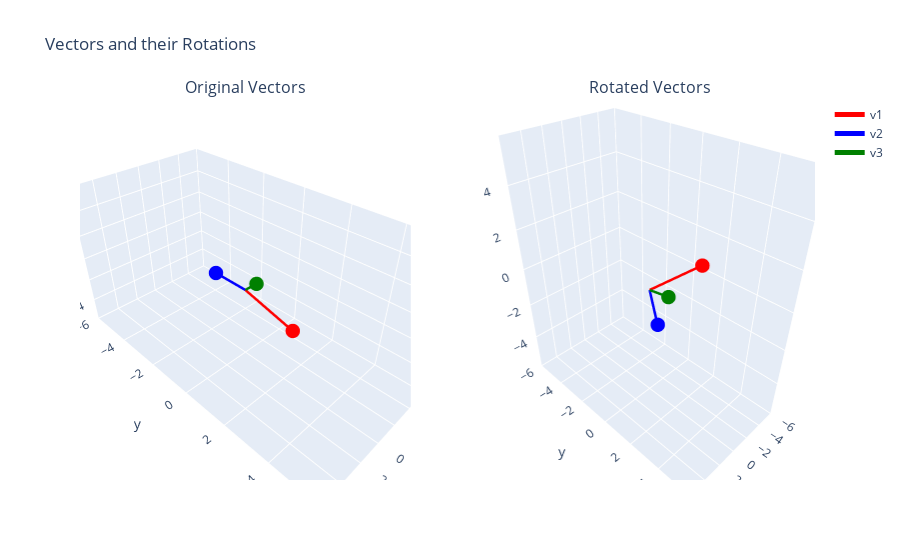

The notebook cell this image was saved under:
### Markdown cell above
Let's start with a brief introduction to 3D rotations.

**Rotations**: A rotation in 3 dimensions can be described by a 3x3 orthogonal matrix $\R$:
$$
\R^T \R = \R \R^T = \mathbb{I}
$$
such that the determinant of $\R$ is 1.

The group of all $3 \times 3$ matrices with determinant $1$ is called $SO(3)$, the special orthogonal group.

The group of all $3 \times 3$ matrices with determinant $1$ or $-1$ is called $O(3)$, the orthogonal group. 

It turns out that every orthogonal matrix in 3 dimensions is either a rotation (ie has determinant 1), or is a product of a rotation and the inversion $-I$:
$$
-I = \begin{pmatrix}
-1 & 0 & 0 \\
0 & -1 & 0 \\
0 & 0 & -1
\end{pmatrix}
$$
which is a reflection through the origin.

Often, people use the term "improper rotation" to refer to a rotation followed by a reflection, ie a matrix in $O(3)$ with determinant $-1$. Here, we will use the term "rotation" to refer to a matrix in $SO(3)$.

### Code cell
# Plot three vectors, and rotate / invert them.
# Define two vectors
v1 = np.asarray([2, 3, 1])
v2 = np.asarray([1, -1, 1])
v3 = np.asarray([1, 1, 2])

# Create a random rotation.
key = jax.random.PRNGKey(0) # Key for random number generation.
R = e3nn.rand_matrix(key)

# Create a list of vectors
vectors = [v1, v2, v3]
names = ['v1', 'v2', 'v3']
rotated_vectors = [R @ vec for vec in vectors]
rotated_names = ['R v1', 'R v2', 'R v3']

colors = ['red', 'blue', 'green']

# Create the 3D scatter plot
fig = plotly.subplots.make_subplots(
    rows=1, cols=2,
    specs=[[{'type': 'scene'}, {'type': 'scene'}]],
    subplot_titles=("Original Vectors", "Rotated Vectors"),
)

for col, [vectors_list, names_list] in enumerate(zip([vectors, rotated_vectors], [names, rotated_names]), start=1):
    for vec, color, name in zip(vectors_list, colors, names_list):
        # Plot the vectors
        fig.add_trace(go.Scatter3d(
            x=[0, vec[0]],
            y=[0, vec[1]],
            z=[0, vec[2]],
            mode='lines',
            line=dict(width=5, color=color),
            name=name,
            showlegend=(col == 1),
        ), row=1, col=col)

        # Add dots at the end of each vector
        fig.add_trace(go.Scatter3d(
            x=[vec[0]],
            y=[vec[1]],
            z=[vec[2]],
            mode='markers',
            marker=dict(size=5, color=color),
            name=name + ' endpoint',
            showlegend=False
        ), row=1, col=col)


fig.update_layout(title_text="Vectors and their Rotations")
fig.update_layout(scene=dict(
    xaxis=dict(range=[-6, 6]),
    yaxis=dict(range=[-6, 6]),
    zaxis=dict(range=[-6, 6]),
))
fig.update_layout(scene2=dict(
    xaxis=dict(range=[-6, 6]),
    yaxis=dict(range=[-6, 6]),
    zaxis=dict(range=[-6, 6]),
))

# Show the plot
fig.show()

### Figure 1 — Plotly figure (JSON) as saved in the notebook; plotly's stock layout.template omitted (floating-point values rounded to 4 significant figures)
{"data": [{"line": {"color": "red", "width": 5}, "mode": "lines", "name": "v1", "scene": "scene", "showlegend": true, "type": "scatter3d", "x": [0, 2], "y": [0, 3], "z": [0, 1]}, {"marker": {"color": "red", "size": 5}, "mode": "markers", "name": "v1 endpoint", "scene": "scene", "showlegend": false, "type": "scatter3d", "x": [2], "y": [3], "z": [1]}, {"line": {"color": "blue", "width": 5}, "mode": "lines", "name": "v2", "scene": "scene", "showlegend": true, "type": "scatter3d", "x": [0, 1], "y": [0, -1], "z": [0, 1]}, {"marker": {"color": "blue", "size": 5}, "mode": "markers", "name": "v2 endpoint", "scene": "scene", "showlegend": false, "type": "scatter3d", "x": [1], "y": [-1], "z": [1]}, {"line": {"color": "green", "width": 5}, "mode": "lines", "name": "v3", "scene": "scene", "showlegend": true, "type": "scatter3d", "x": [0, 1], "y": [0, 1], "z": [0, 2]}, {"marker": {"color": "green", "size": 5}, "mode": "markers", "name": "v3 endpoint", "scene": "scene", "showlegend": false, "type": "scatter3d", "x": [1], "y": [1], "z": [2]}, {"line": {"color": "red", "width": 5}, "mode": "lines", "name": "R v1", "scene": "scene2", "showlegend": false, "type": "scatter3d", "x": [0, -0.3718], "y": [0, 2.95], "z": [0, 2.271]}, {"marker": {"color": "red", "size": 5}, "mode": "markers", "name": "R v1 endpoint", "scene": "scene2", "showlegend": false, "type": "scatter3d", "x": [-0.3718], "y": [2.95], "z": [2.271]}, {"line": {"color": "blue", "width": 5}, "mode": "lines", "name": "R v2", "scene": "scene2", "showlegend": false, "type": "scatter3d", "x": [0, 0.7948], "y": [0, 1.0], "z": [0, -1.169]}, {"marker": {"color": "blue", "size": 5}, "mode": "markers", "name": "R v2 endpoint", "scene": "scene2", "showlegend": false, "type": "scatter3d", "x": [0.7948], "y": [1.0], "z": [-1.169]}, {"line": {"color": "green", "width": 5}, "mode": "lines", "name": "R v3", "scene": "scene2", "showlegend": false, "type": "scatter3d", "x": [0, 1.298], "y": [0, 1.914], "z": [0, 0.8088]}, {"marker": {"color": "green", "size": 5}, "mode": "markers", "name": "R v3 endpoint", "scene": "scene2", "showlegend": false, "type": "scatter3d", "x": [1.298], "y": [1.914], "z": [0.8088]}], "layout": {"annotations": [{"font": {"size": 16}, "showarrow": false, "text": "Original Vectors", "x": 0.225, "xanchor": "center", "xref": "paper", "y": 1, "yanchor": "bottom", "yref": "paper"}, {"font": {"size": 16}, "showarrow": false, "text": "Rotated Vectors", "x": 0.775, "xanchor": "center", "xref": "paper", "y": 1, "yanchor": "bottom", "yref": "paper"}], "scene": {"domain": {"x": [0, 0.45], "y": [0, 1]}, "xaxis": {"range": [-6, 6]}, "yaxis": {"range": [-6, 6]}, "zaxis": {"range": [-6, 6]}}, "scene2": {"domain": {"x": [0.55, 1], "y": [0, 1]}, "xaxis": {"range": [-6, 6]}, "yaxis": {"range": [-6, 6]}, "zaxis": {"range": [-6, 6]}}, "title": {"text": "Vectors and their Rotations"}}}
